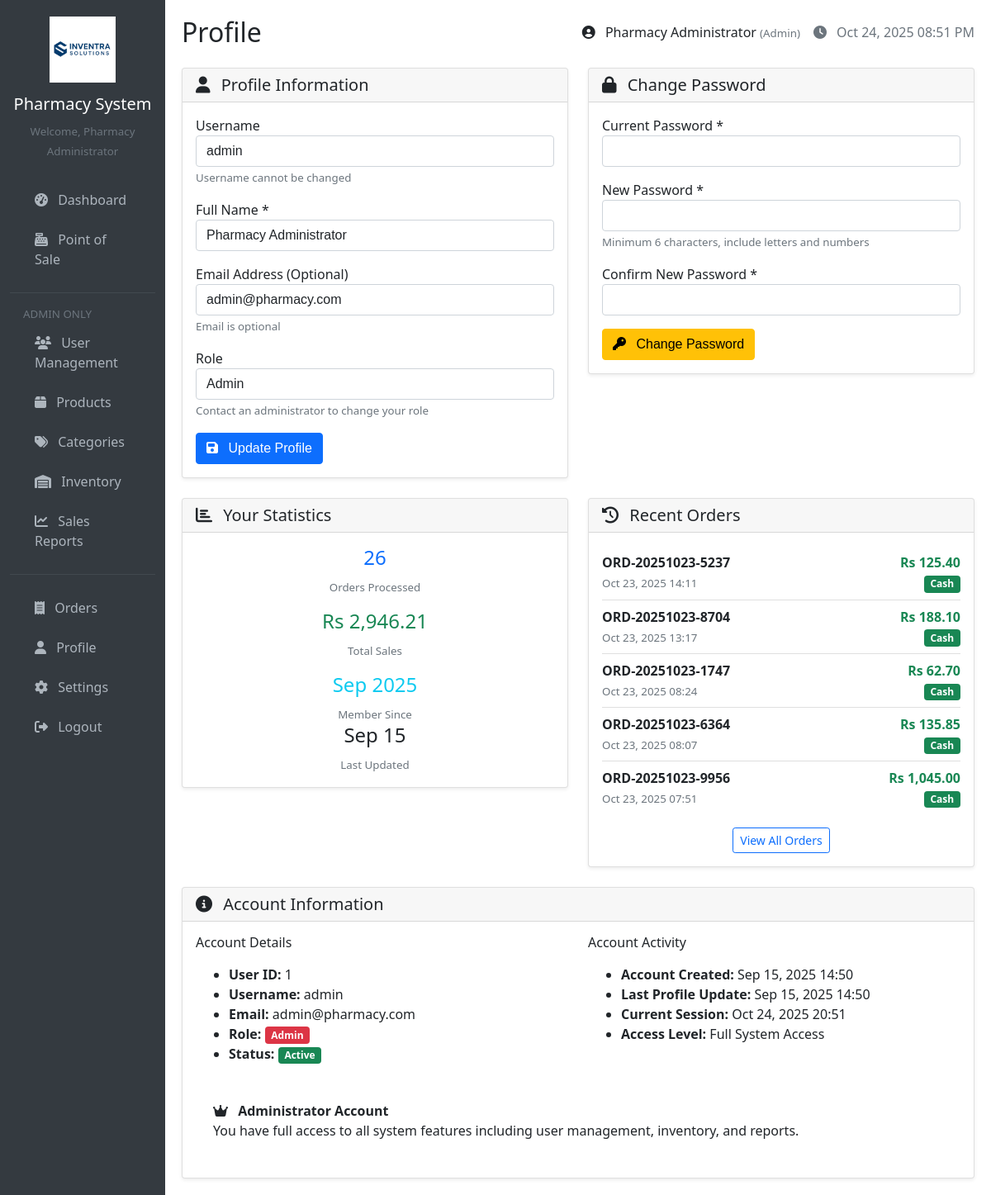
Page /pages/profile.php (signed in) on the earlier database version.
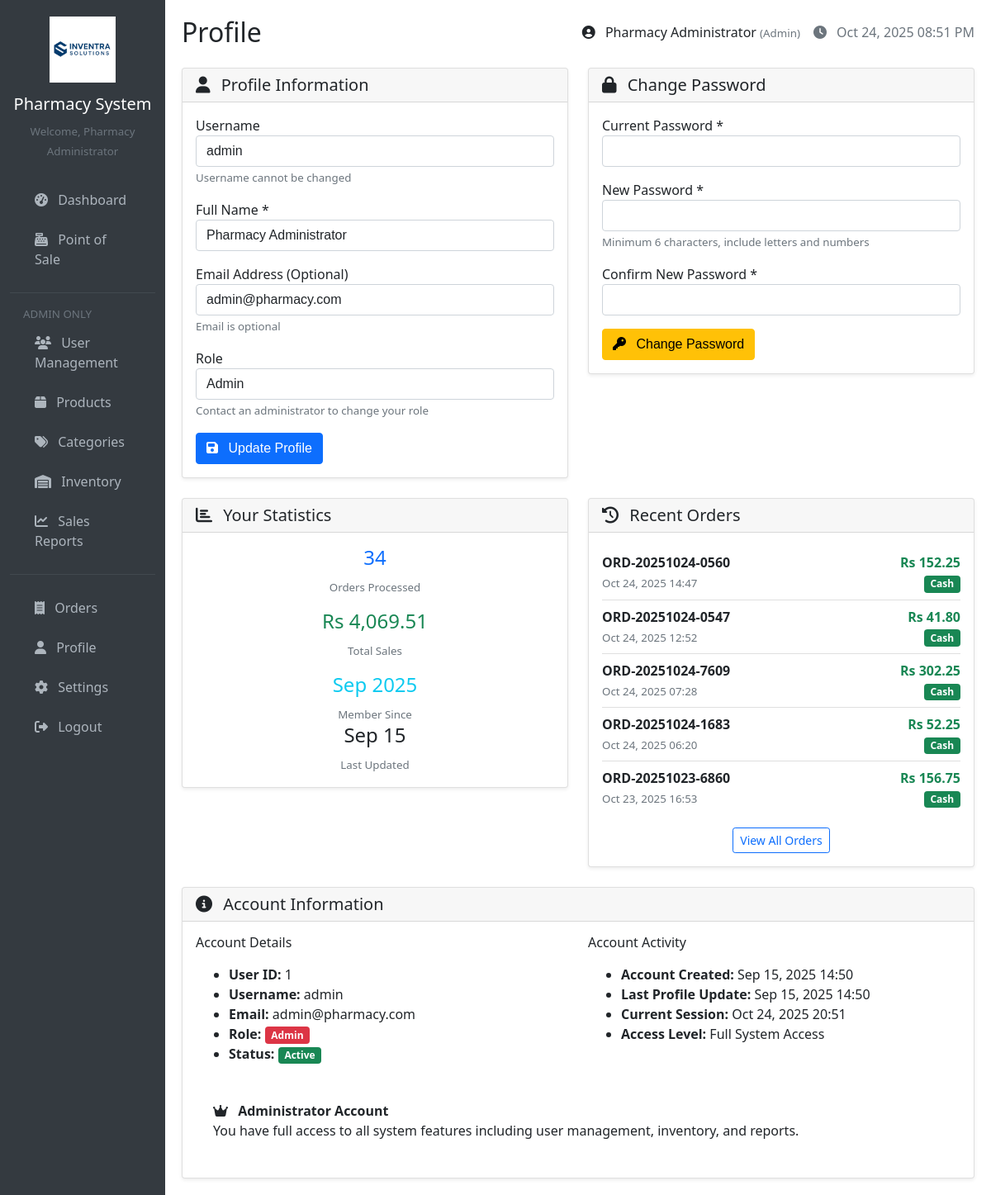
Same page on the later database version.
### tables this page shows
CREATE TABLE `orders` (
  `id` int(11) NOT NULL,
  `order_number` varchar(20) NOT NULL,
  `cashier_id` int(11) NOT NULL,
  `subtotal` decimal(10,2) NOT NULL,
  `discount_amount` decimal(10,2) DEFAULT 0.00,
  `item_discount` decimal(10,2) NOT NULL DEFAULT 0.00,
  `tax_amount` decimal(10,2) DEFAULT 0.00,
  `total_amount` decimal(10,2) NOT NULL,
  `payment_method` enum('cash','card','other') DEFAULT 'cash',
  `order_type` enum('takeaway','delivery') DEFAULT 'takeaway',
  `delivery_charge` decimal(10,2) DEFAULT NULL,
  `status` varchar(20) DEFAULT 'completed',
  `refund_amount` decimal(10,2) DEFAULT 0.00,
  `order_date` timestamp NOT NULL DEFAULT current_timestamp()
);

### config/database.php (called while the page is built, shortened)
<?php
function getConnection() {
    $connection = new mysqli(DB_HOST, DB_USER, DB_PASS, DB_NAME);
    $connection->set_charset("utf8");
    return $connection;
}
function executeQuery($query, $types = '', $params = []) {
    $conn = getConnection();
    $stmt = $conn->prepare($query);
    if (!empty($params)) {
        $stmt->bind_param($types, ...$params);
    }
    $stmt->execute();
    $result = $stmt->get_result();
    if ($result) {
        $data = $result->fetch_all(MYSQLI_ASSOC);
        return $data;
    }
    return false;
}
?>

### includes/functions.php (called while the page is built, shortened)
<?php
function formatCurrency($amount) {
    return 'Rs ' . number_format($amount, 2);
}
function formatDate($date, $format = 'M d, Y H:i') {
    return date($format, strtotime($date));
}
function sanitizeInput($data) {
    return htmlspecialchars(trim($data), ENT_QUOTES, 'UTF-8');
}
?>

### pages/profile.php (the view, shortened to what the changed rows need)
<?php
require_once '../includes/header.php';
$statsQuery = "SELECT
                COUNT(DISTINCT o.id) as orders_processed,
                COALESCE(SUM(o.total_amount), 0) as total_sales
               FROM orders o
               WHERE o.cashier_id = ?";
$statsResult = executeQuery($statsQuery, 'i', [$_SESSION['user_id']]);
$activityStats = $statsResult ? $statsResult[0] : ['orders_processed' => 0, 'total_sales' => 0];
$recentOrdersQuery = "SELECT * FROM orders WHERE cashier_id = ? ORDER BY order_date DESC LIMIT 5";
$recentOrders = executeQuery($recentOrdersQuery, 'i', [$_SESSION['user_id']]);
?>
<div class="row">
    <div class="col-md-6 mb-4">
        <div class="card">
            <div class="card-body">
                <div class="row text-center">
                    <div class="col-6 mb-3">
                        <h4 class="text-primary"><?php echo $activityStats['orders_processed']; ?></h4>
                        <small class="text-muted">Orders Processed</small>
                    </div>
                    <div class="col-6 mb-3">
                        <h4 class="text-success"><?php echo formatCurrency($activityStats['total_sales']); ?></h4>
                        <small class="text-muted">Total Sales</small>
                    </div>
                </div>
            </div>
        </div>
    </div>
    <div class="col-md-6 mb-4">
        <div class="card">
            <div class="card-body">
                <?php if (empty($recentOrders)): ?>
                    <p class="text-muted text-center">No recent orders</p>
                <?php else: ?>
                    <div class="list-group list-group-flush">
                        <?php foreach ($recentOrders as $order): ?>
                            <div class="list-group-item d-flex justify-content-between align-items-center px-0">
                                <div>
                                    <strong><?php echo sanitizeInput($order['order_number']); ?></strong>
                                    <br>
                                    <small class="text-muted"><?php echo formatDate($order['order_date']); ?></small>
                                </div>
                                <div class="text-end">
                                    <strong class="text-success"><?php echo formatCurrency($order['total_amount']); ?></strong>
                                    <br>
                                    <span class="badge bg-<?php echo $order['payment_method'] == 'cash' ? 'success' : 'primary'; ?>">
                                        <?php echo ucfirst($order['payment_method']); ?>
                                    </span>
                                </div>
                            </div>
                        <?php endforeach; ?>
                    </div>
                <?php endif; ?>
            </div>
        </div>
    </div>
</div>
<?php require_once '../includes/footer.php'; ?>

Differences in the rows shown:
no longer on this page (row unchanged): orders: order_number "ORD-20251023-5237", order_date "Oct 23, 2025 14:11", total_amount "Rs 125.40", payment_method "Cash"
no longer on this page (row unchanged): orders: order_number "ORD-20251023-8704", order_date "Oct 23, 2025 13:17", total_amount "Rs 188.10", payment_method "Cash"
no longer on this page (row unchanged): orders: order_number "ORD-20251023-1747", order_date "Oct 23, 2025 08:24", total_amount "Rs 62.70", payment_method "Cash"
no longer on this page (row unchanged): orders: order_number "ORD-20251023-6364", order_date "Oct 23, 2025 08:07", total_amount "Rs 135.85", payment_method "Cash"
no longer on this page (row unchanged): orders: order_number "ORD-20251023-9956", order_date "Oct 23, 2025 07:51", total_amount "Rs 1,045.00", payment_method "Cash"
added orders: order_number "ORD-20251024-0560", order_date "Oct 24, 2025 14:47", total_amount "Rs 152.25", payment_method "Cash"
added orders: order_number "ORD-20251024-0547", order_date "Oct 24, 2025 12:52", total_amount "Rs 41.80", payment_method "Cash"
added orders: order_number "ORD-20251024-7609", order_date "Oct 24, 2025 07:28", total_amount "Rs 302.25", payment_method "Cash"
added orders: order_number "ORD-20251024-1683", order_date "Oct 24, 2025 06:20", total_amount "Rs 52.25", payment_method "Cash"
added orders: order_number "ORD-20251023-6860", order_date "Oct 23, 2025 16:53", total_amount "Rs 156.75", payment_method "Cash"
Other differences:
$activityStats['orders_processed']: "26" → "34"
formatCurrency($activityStats['total_sales']): "Rs 2,946.21" → "Rs 4,069.51"
